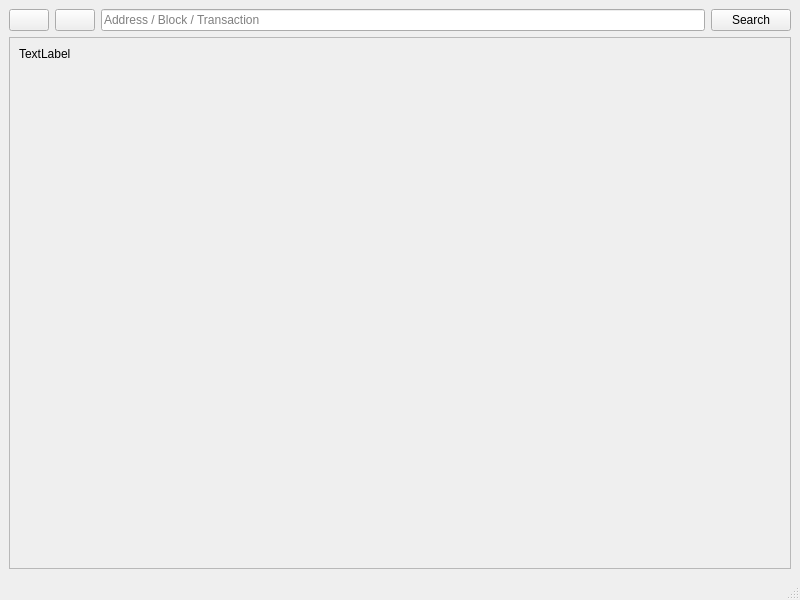
<?xml version="1.0" encoding="UTF-8"?>
<ui version="4.0">
 <class>BlockExplorer</class>
 <widget class="QMainWindow" name="BlockExplorer">
  <property name="geometry">
   <rect>
    <x>0</x>
    <y>0</y>
    <width>800</width>
    <height>600</height>
   </rect>
  </property>
  <property name="windowTitle">
   <string>Blockchain Explorer</string>
  </property>
  <widget class="QWidget" name="centralwidget">
   <layout class="QVBoxLayout" name="verticalLayout">
    <item>
     <layout class="QHBoxLayout" name="horizontalLayout">
      <property name="sizeConstraint">
       <enum>QLayout::SetMinimumSize</enum>
      </property>
      <item>
       <widget class="QPushButton" name="back">
        <property name="text">
         <string/>
        </property>
        <property name="icon">
         <iconset resource="../bitcoin.qrc">
          <normaloff>:/icons/back</normaloff>:/icons/back</iconset>
        </property>
        <property name="flat">
         <bool>false</bool>
        </property>
       </widget>
      </item>
      <item>
       <widget class="QPushButton" name="forward">
        <property name="text">
         <string/>
        </property>
        <property name="icon">
         <iconset resource="../bitcoin.qrc">
          <normaloff>:/icons/send</normaloff>:/icons/send</iconset>
        </property>
       </widget>
      </item>
      <item>
       <widget class="QLineEdit" name="searchBox">
        <property name="sizePolicy">
         <sizepolicy hsizetype="Expanding" vsizetype="Fixed">
          <horstretch>5</horstretch>
          <verstretch>0</verstretch>
         </sizepolicy>
        </property>
        <property name="minimumSize">
         <size>
          <width>0</width>
          <height>0</height>
         </size>
        </property>
        <property name="inputMask">
         <string/>
        </property>
        <property name="text">
         <string/>
        </property>
        <property name="placeholderText">
         <string>Address / Block / Transaction</string>
        </property>
       </widget>
      </item>
      <item>
       <widget class="QPushButton" name="pushSearch">
        <property name="sizePolicy">
         <sizepolicy hsizetype="Minimum" vsizetype="Fixed">
          <horstretch>0</horstretch>
          <verstretch>0</verstretch>
         </sizepolicy>
        </property>
        <property name="minimumSize">
         <size>
          <width>0</width>
          <height>0</height>
         </size>
        </property>
        <property name="maximumSize">
         <size>
          <width>16777215</width>
          <height>16777215</height>
         </size>
        </property>
        <property name="text">
         <string>Search</string>
        </property>
        <property name="autoDefault">
         <bool>false</bool>
        </property>
        <property name="default">
         <bool>false</bool>
        </property>
        <property name="flat">
         <bool>false</bool>
        </property>
       </widget>
      </item>
     </layout>
    </item>
    <item>
     <widget class="QScrollArea" name="scrollArea">
      <property name="widgetResizable">
       <bool>true</bool>
      </property>
      <widget class="QWidget" name="scrollAreaWidgetContents">
       <property name="geometry">
        <rect>
         <x>0</x>
         <y>0</y>
         <width>778</width>
         <height>508</height>
        </rect>
       </property>
       <layout class="QHBoxLayout" name="horizontalLayout_2">
        <item>
         <widget class="QLabel" name="content">
          <property name="sizePolicy">
           <sizepolicy hsizetype="Preferred" vsizetype="Expanding">
            <horstretch>0</horstretch>
            <verstretch>0</verstretch>
           </sizepolicy>
          </property>
          <property name="text">
           <string>TextLabel</string>
          </property>
          <property name="textFormat">
           <enum>Qt::RichText</enum>
          </property>
          <property name="alignment">
           <set>Qt::AlignLeading|Qt::AlignLeft|Qt::AlignTop</set>
          </property>
          <property name="textInteractionFlags">
           <set>Qt::LinksAccessibleByMouse|Qt::TextSelectableByMouse</set>
          </property>
         </widget>
        </item>
       </layout>
      </widget>
     </widget>
    </item>
   </layout>
  </widget>
  <widget class="QMenuBar" name="menubar">
   <property name="geometry">
    <rect>
     <x>0</x>
     <y>0</y>
     <width>800</width>
     <height>18</height>
    </rect>
   </property>
  </widget>
  <widget class="QStatusBar" name="statusbar"/>
 </widget>
 <resources>
  <include location="../bitcoin.qrc"/>
 </resources>
 <connections/>
</ui>
